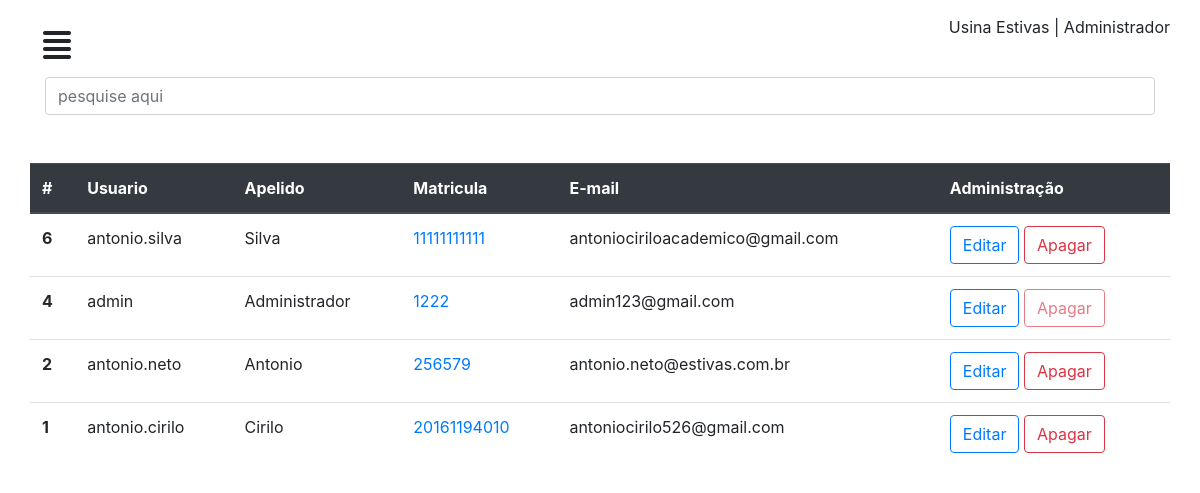
The app's page /perfil/usuarios/ (signed in) with its own data.
### chamados/models.py (models this page shows, shortened)
class CustomUser (AbstractUser):
	matricula = models.CharField('matricula', max_length=11)
	apelido = models.CharField('apelido', max_length=50)

### chamados/views.py (the view)
# urls.py: path('perfil/usuarios/', usuarios, name="usuarios"),
@login_required
def usuarios(request):
	user = CustomUser.objects.all().order_by('-id')
	contexto = {
	'usuarios': user
	}
	return render(request, 'admin/usuarios.html', contexto)

### chamados/templates/admin/usuarios.html (shortened to what this page needs)
{% extends "dashboard/baseperfil.html" %}
{% load static %}
{% block conteudo %}
<div class="container">
  <div class="row">
    <div class="col-12">
      <input type="text" id="busca" name="pesquisa" class="form-control" placeholder="pesquise aqui">
      <br> <br>
    </div>
  </div>
</div>
<div id="mycall">
  <div class="row">
    <div class="col-12">
     <table class="table">
      <thead class="thead-dark">
        <tr>
          <th scope="col">#</th>
          <th scope="col">Usuario</th>
          <th scope="col">Apelido</th>
          <th scope="col">Matricula</th>
          <th scope="col">E-mail</th>
          <th scope="col">Administração</th>
        </tr>
      </thead>
      <tbody>
        <tr>
          {% for usuario in usuarios %}
          <th scope="row">{{usuario.id}}</th>
          <td scope="row">{{usuario.username}}</td>
          <td >{{usuario.apelido}}</td>
          <td ><a href="#">{{usuario.matricula}}</a></td>
          <td scope="row">{{usuario.email}}</td>
          <td> <a href="{% url 'editaruser' usuario.id %}"> <button type="button" class="btn btn-outline-primary">Editar</button></a> {% if usuario.is_superuser == 0 %} <a href="{% url 'apagaruser' usuario.id %}"><button type="button" class="btn btn-outline-danger">Apagar</button></a> {% else %} <a href="{% url 'apagaruser' usuario.id %}"> <button type="button" class="btn btn-outline-danger"disabled="">Apagar</button></a> {% endif %}
          </td>
        </tr>
        {% empty %}
      </tbody>
    </table>
    <p>Nenhum Usuario cadastrado</p>
    {% endfor %}
  </div>
</div>
</div>
{% endblock %}

### chamados/templates/dashboard/baseperfil.html (shortened to what this page needs)
<!DOCTYPE html>
{% load static %}
<html>
<head>
	<link rel="stylesheet" type="text/css" href="{% static 'css/geral.css' %}" />
	<link rel="stylesheet" type="text/css" href="{% static 'bootstrap/css/bootstrap.min.css' %}" />
	<link rel="stylesheet" type="text/css" href="{% static 'css/dash.css' %}" />
</head>
<body>
	<div id="wrapper">
		<div id="page-content-wrapper">
			<div class="container-fluid">
				<div class="row">
					<div class="col-lg-12">
						<a href="#" class="btn" id="menu-toggle"><i class="fas fa-align-justify"></i></a> <span class="float-right"> Usina Estivas | {{user.apelido}}</span>
					</div>
				</div>
				{% block conteudo %}
				{% endblock %}
			</div>
		</div>
	</div>
</body>
</html>

### chamados/static/css/dash.css (style rules this page uses)
#page-content-wrapper { width: 100%; position: absolute; padding:15px; transition:all .5s; }
#menu-toggle { transition:all .3s; font-size:2em; }

### records on screen
CustomUser: apelido "Administrador", id "4", username "admin", matricula "1222", email "admin123@gmail.com", is_superuser "Apagar"
CustomUser: id "6", username "antonio.silva", apelido "Silva", matricula "11111111111", email "antoniociriloacademico@gmail.com", is_superuser "Apagar"
CustomUser: id "2", username "antonio.neto", apelido "Antonio", matricula "256579", email "antonio.neto@estivas.com.br", is_superuser "Apagar"
CustomUser: id "1", username "antonio.cirilo", apelido "Cirilo", matricula "20161194010", email "antoniocirilo526@gmail.com", is_superuser "Apagar"
